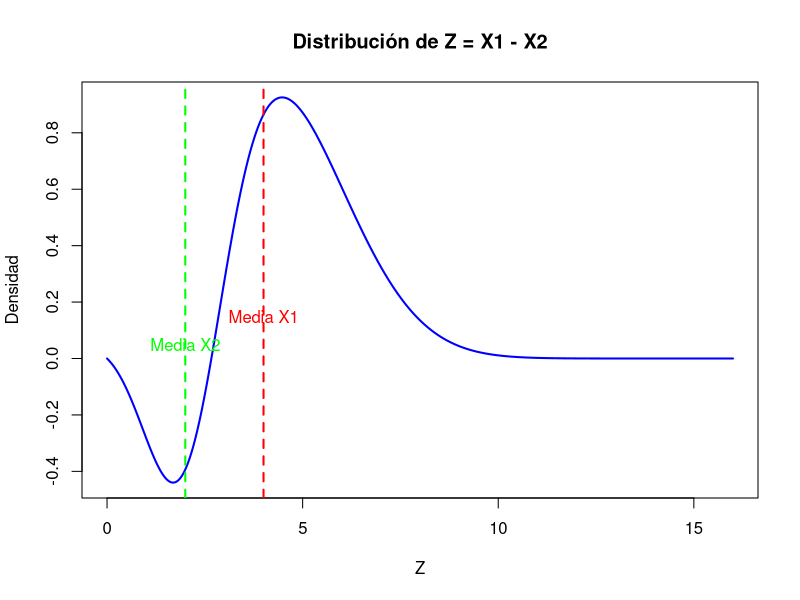
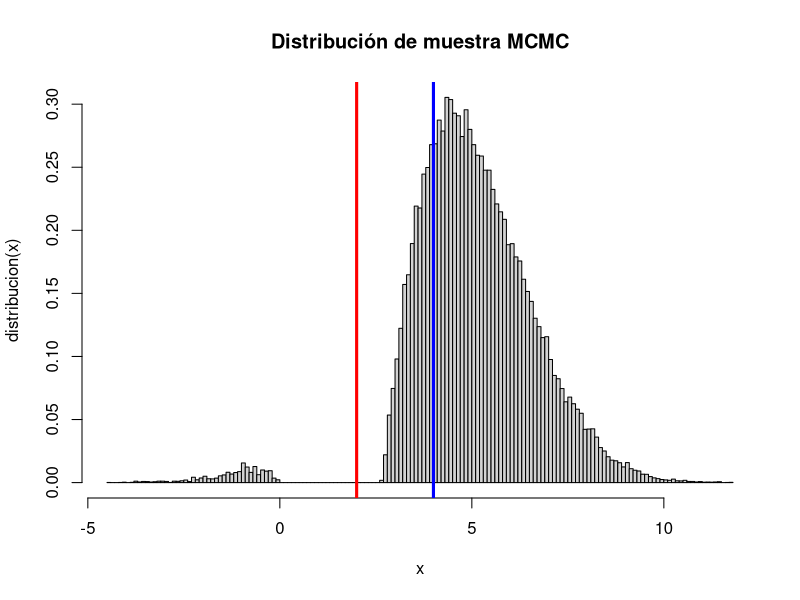

These charts were generated, in order, by the following R code:
#Usando el Algoritmo de Metropolis-Hastings construya una muestra de 𝑍=𝑋1−𝑋2 
#donde 𝑋1~𝑁(𝜇,𝜎2) y 𝑋2~𝑁(𝜇/2,𝜎2/4), considere para este ejercicio 
#𝜇=𝜎2=4.

fnormal <- function(x,mu1,mu2,sigma1, sigma2) { 
  fx= exp(-((x-mu1)^2/(2*(sigma1)))) - exp(-((x-mu2)^2/(2*(sigma2)))) 
  return(fx) 
}

mu1 <- 4
mu2 <- 2
sigma1 <- 4
sigma2 <- 1

fZ <- function(x){return(fnormal(x,mu1,mu2,sigma1,sigma2))} 

# Valores para el rango de la gráfica
x_values <- seq(0, 16, length.out = 1000)

# Gráfico de la distribución de Z y las medias de X1 y X2
plot(x_values, fZ(x_values), type = "l", col = "blue", lwd = 2, 
     xlab = "Z", ylab = "Densidad", main = "Distribución de Z = X1 - X2")

# Líneas verticales para las medias de X1 y X2
abline(v = c(4, 2), col = c("red", "green"), lty = c(2, 2), lwd = 2)

# Etiquetas para las medias
text(4, 0.20, "Media X1", pos = 1, col = "red")
text(2, 0.10, "Media X2", pos = 1, col = "green")

#-------------------------------------------------------------------------------
fpK <- function(x,y){ 
  pK <- dcauchy(y,location = x) #x es elcentro del pico de la distribución. 
  return(pK) 
} 

N <- 10^5 #Número de Iteraciones 
L <- 1000 #periodo quemado (burnin) 
MCMC <- matrix(data=0,nrow=N,ncol=12) 
colnames(MCMC) <- c("x","y","PIx","PIy","Kxy","Kyx","Rxy","Ryx","Mxy","Myx","Fxy",
                  "Salto") 
#1.Iniciar con un valor arbitrario de x del dominio de distribución 
x <- runif(1,-50,50)
for(i in 1:N){ 
  #2.Generamos la propuesta con una distribucion arbitraria 
  y <- rcauchy(1,location=x) #Valor aleatorio según X 
  
  #3.Tasa de Aceptación 
  PIx <- fZ(x) 
  PIy <- fZ(y) 
  Kxy <- fpK(x,y) 
  Kyx <- fpK(y,x) 
  Rxy <- (PIy*Kyx) / (PIx*Kxy) 
  Ryx <- (PIx*Kxy) / (PIy*Kyx) 
  
  #Matriz estocástica de los estados de la distribución estacionaria 
  if(x!=y){ 
    Mxy <- Kxy*min(1,Rxy) 
    Myx <- Kyx*min(1,Ryx) 
  } else {
    Mxy <- -1 
    Myx <- -1 
  } 
  
  #4.Criterio de Aceptacion o Rechazo 
  #Probabilidad de aceptación, runif(1) 
  Fxy <- runif(1) 
  MCMC[i,] <- c(x,y,PIx,PIy,Kxy,Kyx,Rxy,Ryx,Mxy,Myx,Fxy,0) 
  
  if(Fxy < Rxy) { 
    x <- y 
    lsalto <- 1 
  } else {
    lsalto <- 0 
  }
  
  MCMC[i,12]  <- lsalto
  
} 

mcmc <- MCMC[(L+1):N,"x"]

#b.Gráfique la distribución (histograma) de la muestra MCMC del algoritmo junto 
#con las medias de 𝑋1,𝑋2.

hist(mcmc, freq=FALSE, main="Distribución de muestra MCMC", xlab="x", 
     ylab="distribucion(x)", breaks=200) 
abline(v=mu1,col='blue',lwd=3) 
abline(v=mu2,col='red',lwd=3)

#c.Estime la media de la distribución resultante de 𝑍.
media <- mean(mcmc)
media
